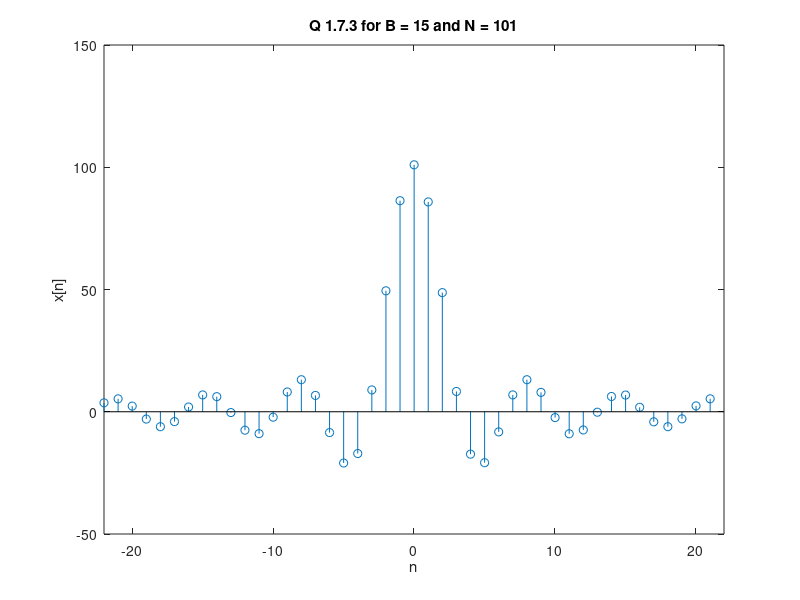

Recreate this plot in MATLAB.
B = 15;
N = 101;
M = N/(2*B + 1);
% f=M;
% n=linspace(-2*N, 2*N);
% figure;
% hold on;
%  for k=1:B
%      f=f+2*M*(cos(k*(2*pi)*n/N));
%  end
%  
%  f = f * M;
%  
%  plot(n,f)

lim = 7*pi;
x = -lim:lim;
stem(x,(N/(2*B+1))*sin((B+0.5)*2*pi*x/N) ./ sin(pi*x/N))
title('Q 1.7.3 for B = 15 and N = 101')
xlabel('n');
ylabel('x[n]')
xlim([-lim, lim]);